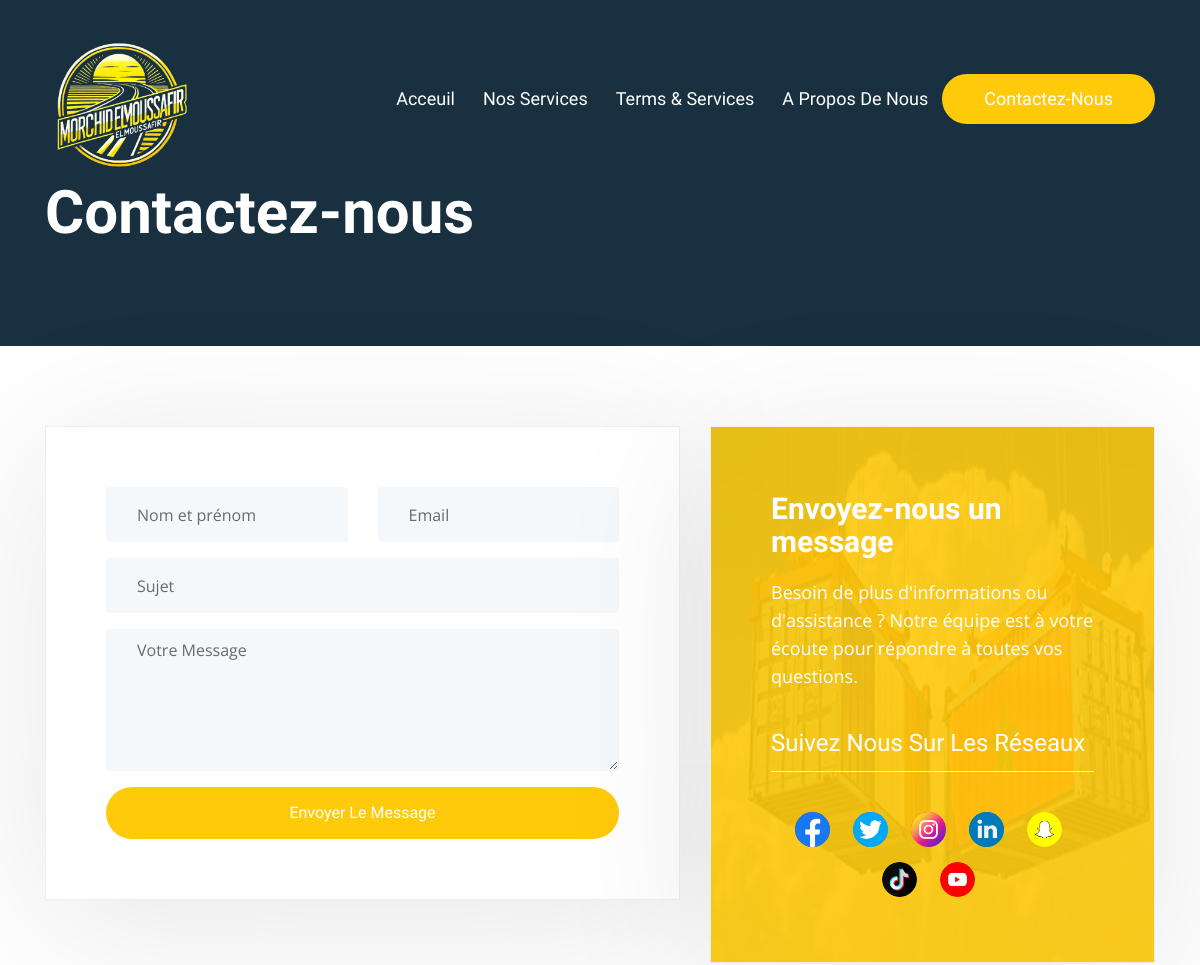
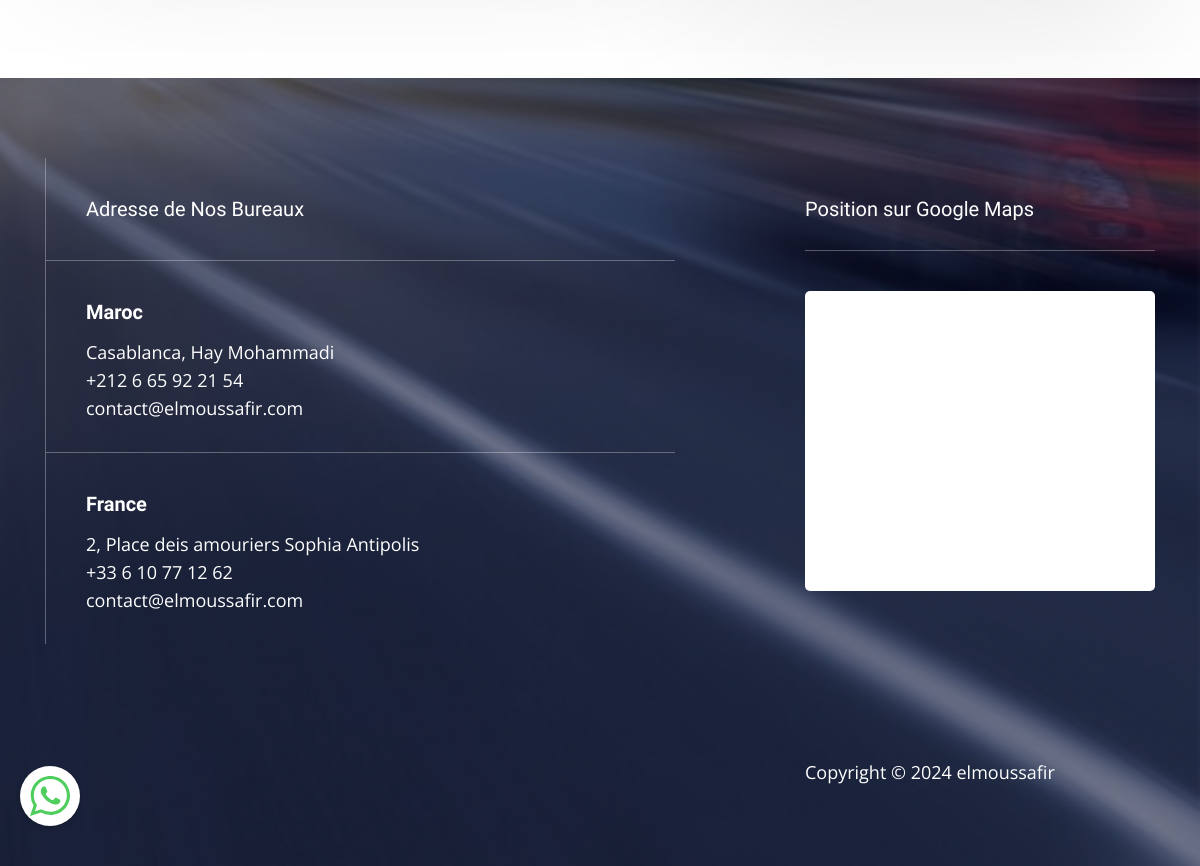
The page /contact.php on the database its author committed (2 pictures, top to bottom).
### tables this page shows
CREATE TABLE contact_content (
    id INT PRIMARY KEY AUTO_INCREMENT,
    nom_section VARCHAR(50) NOT NULL,
    contenu TEXT NOT NULL
);

CREATE TABLE index_content (
    id INT PRIMARY KEY AUTO_INCREMENT,
    nom_section VARCHAR(50) NOT NULL,
    contenu TEXT NOT NULL
);

### contact.php (the view, shortened to what this page needs)
<?php
require_once 'config/database.php';
function getContent($pdo, $page_name, $nom_section) {
    try {
        $table_name = $page_name . '_content';
        $pdo->setAttribute(PDO::ATTR_TIMEOUT, 5);
        $stmt = $pdo->prepare("SELECT contenu FROM " . $table_name . " WHERE nom_section = ? LIMIT 1");
        $success = $stmt->execute([$nom_section]);
        $result = $stmt->fetch(PDO::FETCH_ASSOC);
        return $result ? $result['contenu'] : 'Content not found';
    } catch (PDOException $e) {
        error_log("Database error in {$page_name}.php: " . $e->getMessage());
        return 'Database error occurred';
    }
}
?>
<!DOCTYPE html>
<html lang="zxx">
    <head>
        <link rel="stylesheet" href="assets/bootstrap/css/bootstrap.min.css">
        <link rel="stylesheet" href="assets/fonts/font-awesome.min.css">
        <link rel="stylesheet" href="assets/fonts/themify-icons.css">
        <link rel="stylesheet" href="assets/owlcarousel/css/owl.carousel.css">
        <link rel="stylesheet" href="assets/owlcarousel/css/owl.theme.css">
        <link rel="stylesheet" href="assets/css/magnific-popup.css">
        <link rel="stylesheet" href="assets/css/style.css">
        <link rel="stylesheet" href="assets/css/responsive.css">
        <link rel="stylesheet" href="assets/css/social-icons-fix.css">
    </head>
    <body data-spy="scroll" data-offset="80">
        <nav class="navbar navbar-toggleable-sm fixed-top navbar-light bg-faded site-navigation">
            <div class="container">
               <a class="navbar-brand" href="index.php"><img src="assets/img/logo.png" alt=""></a>
              <div class="collapse navbar-collapse justify-content-end" id="navbarCollapse">
                <ul class="navbar-nav">
                    <li class="nav-item"><a class="nav-link" href="index.php">Acceuil</a></li>
                    <li class="nav-item"><a class="nav-link" href="service.php">Nos services</a></li>
                    <li class="nav-item"><a class="nav-link" href="terms.php">Terms & services</a></li>
                    <li class="nav-item"><a class="nav-link" href="about.php">A propos de nous</a></li>
                    <li class="nav-item"><a class="nav-link block-menu" href="contact.php">Contactez-nous</a></li>
                </ul>
              </div>
            </div>
        </nav>
        <section class="section-top">
            <div class="container">
                <div class="col-lg-12 col-sm-12 col-xs-12">
                    <div class="section-top-title">
                        <h1><?php echo getContent($pdo, 'contact', 'titre_page'); ?></h1>
                    </div>
                </div>
            </div>
        </section>
        <div id="contact" class="contact-area section-padding">
            <div class="container">
                <div class="row">
                    <div class="col-lg-7">
                        <div class="contact">
                            <form id="contactForm" class="form" name="enq">
                                <div class="row">
                                    <div class="form-group col-md-6">
                                        <input type="text" name="name" class="form-control" placeholder="Nom et prénom" required>
                                    </div>
                                    <div class="form-group col-md-6">
                                        <input type="email" name="email" class="form-control" placeholder="Email" required>
                                    </div>
                                    <div class="form-group col-md-12">
                                        <input type="text" name="subject" class="form-control" placeholder="Sujet" required>
                                    </div>
                                    <div class="form-group col-md-12">
                                        <textarea rows="6" name="message" class="form-control" placeholder="Votre Message" required></textarea>
                                    </div>
                                    <div class="col-md-12 text-center">
                                        <button type="submit" class="btn btn-contact-bg" title="Envoyer le Message!">Envoyer le Message</button>
                                    </div>
                                </div>
                            </form>
                        </div>
                    </div>
                    <div class="col-lg-5">
                        <div class="address-bg" style="background-image: url(assets/img/term/case1.jpg);  background-size:cover; background-position: center center;">
                            <div class="get-in-touch">
                                <h1><?php echo getContent($pdo, 'contact', 'titre_formulaire'); ?></h1>
                                <p><?php echo getContent($pdo, 'contact', 'intro_contact'); ?></p>
                            </div>
                            <div class="social_profile">
                                <h4><?php echo getContent($pdo, 'contact', 'titre_reseaux_sociaux'); ?></h4>
                                <ul>
                                    <li><a href="<?php echo getContent($pdo, 'contact', 'lien_facebook'); ?>" class="f_facebook" target="_blank" rel="noopener noreferrer"><img src="assets/img/facebook.png" alt="Facebook"></a></li>
                                    <li><a href="<?php echo getContent($pdo, 'contact', 'lien_twitter'); ?>" class="f_twitter" target="_blank" rel="noopener noreferrer"><img src="assets/img/twitter.png" alt="Twitter"></a></li>
                                    <li><a href="<?php echo getContent($pdo, 'contact', 'lien_instagram'); ?>" class="f_instagram" target="_blank" rel="noopener noreferrer"><img src="assets/img/instagram.png" alt="Instagram"></a></li>
                                    <li><a href="<?php echo getContent($pdo, 'contact', 'lien_linkedin'); ?>" class="f_linkedin" target="_blank" rel="noopener noreferrer"><img src="assets/img/linkedin.png" alt="LinkedIn"></a></li>
                                    <li><a href="<?php echo getContent($pdo, 'contact', 'lien_snapchat'); ?>" class="f_snapchat" target="_blank" rel="noopener noreferrer"><img src="assets/img/snapchat.png" alt="Snapchat"></a></li>
                                    <li><a href="<?php echo getContent($pdo, 'contact', 'lien_tiktok'); ?>" class="f_tiktok" target="_blank" rel="noopener noreferrer"><img src="assets/img/tiktok.png" alt="TikTok"></a></li>
                                    <li><a href="<?php echo getContent($pdo, 'contact', 'lien_youtube'); ?>" class="f_youtube" target="_blank" rel="noopener noreferrer"><img src="assets/img/youtube.png" alt="YouTube"></a></li>
                                </ul>
                            </div>
                        </div>
                    </div>
                </div>
            </div>
        </div>
        <div class="WA_Chat_Widget" data-position="bottom-right">
            <div class="WA_FloatingButton" onclick="toggleChatbox()">
            </div>
        </div>
        <?php require_once 'includes/footer.php'; ?>
    </body>
</html>

### includes/footer.php
<?php
require_once __DIR__ . '/../config/database.php';
function getFooterContent($pdo, $nom_section) {
    $stmt = $pdo->prepare("SELECT contenu FROM index_content WHERE nom_section = ?");
    $stmt->execute([$nom_section]);
    $result = $stmt->fetch();
    return $result ? $result['contenu'] : '';
}
?>
<div class="footer-area section-padding" style="background-image: url(assets/img/bg/footer-bg.jpg); background-size:cover; background-position:center; background-attachment: fixed;">
    <div class="container">
        <div class="row">
            <div class="col-lg-8 col-sm-8 col-xs-12">
                <div class="office_address">
                    <h4>Adresse de Nos Bureaux</h4>
                    <div class="single_address">
                        <h5>Maroc</h5>
                        <p><?php echo getFooterContent($pdo, 'adresse_maroc'); ?></p>
                        <p><?php echo getFooterContent($pdo, 'telephone_maroc'); ?></p>
                        <p><?php echo getFooterContent($pdo, 'email'); ?></p>
                    </div>
                    <div class="single_address">
                        <h5>France</h5>
                        <p><?php echo getFooterContent($pdo, 'adresse_france'); ?></p>
                        <p><?php echo getFooterContent($pdo, 'telephone_france'); ?></p>
                        <p><?php echo getFooterContent($pdo, 'email'); ?></p>
                    </div>
                </div>
            </div>
            <div class="col-lg-4 col-sm-4 col-xs-12">
                <div class="map">
                    <h4>Position sur Google Maps</h4>
                    <iframe src="https://www.google.com/maps/embed?pb=!1m18!1m12!1m3!1d13295.927930268164!2d-7.629346842768778!3d33.57311021533624!2m3!1f0!2f0!3f0!3m2!1i1024!2i768!4f13.1!3m3!1m2!1s0xda7cd8087dba555%3A0xf2f7a9f2e8d5673b!2sCasablanca%2C%20Morocco!5e0!3m2!1sen!2sma!4v1700000000000" height="450" style="border:0" allowfullscreen></iframe>
                </div>
                <p class="copyright"><?php echo getFooterContent($pdo, 'copyright'); ?></p>
            </div>
        </div>
    </div>
</div>

### rows shown on the page
contact_content: contenu "Contactez-nous"
contact_content: contenu "Envoyez-nous un message"
contact_content: contenu "Besoin de plus d'informations ou d'assistance ? Notre équipe est à votre écoute pour répondre à toutes vos questions."
contact_content: contenu "Suivez Nous Sur Les Réseaux"
index_content: contenu "Casablanca, Hay Mohammadi"
index_content: contenu "+212 6 65 92 21 54"
index_content: contenu "contact@elmoussafir.com"
index_content: contenu "2, Place deis amouriers Sophia Antipolis"
index_content: contenu "+33 6 10 77 12 62"
index_content: contenu "Copyright © 2024 elmoussafir"
